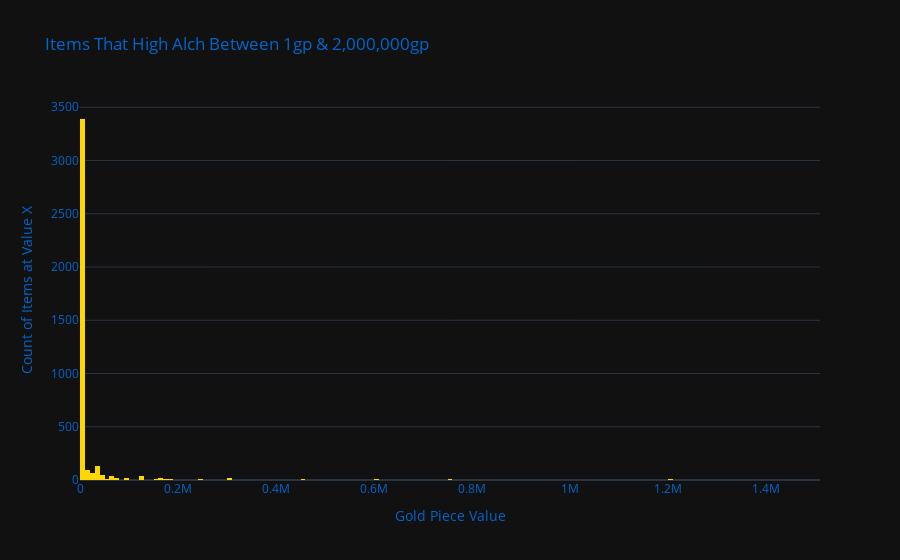

Write notebook code for a chart like this one.
### Markdown cell above
A majority of the items are 10,00gp or else. Next, I want to see the High Alchemy column.

### Code cell
ha_mask = tpose_df[(tpose_df["highalch"] >0) & (tpose_df["highalch"] < 2000000)]
ha_graph = px.histogram(x=ha_mask["highalch"],
                        labels={'x':"Gold Piece Value"}, 
                        title="Items That High Alch Between 1gp & 2,000,000gp",
                        template = "plotly_dark")
ha_graph.update_yaxes(
    title="Count of Items at Value X"
)
ha_graph.update_layout(
    title_font_color="#0066cc",
    font_color="#0066cc"
)
ha_graph.update_traces(marker={"color":"gold"})

### Figure 1 — Plotly figure (JSON) as saved in the notebook; plotly's stock layout.template omitted (floating-point values rounded to 4 significant figures; data arrays with more than 128 entries replaced by an {"elided": "..."} marker saying what was removed)
{"data": [{"alignmentgroup": "True", "bingroup": "x", "hovertemplate": "Gold Piece Value=%{x}<br>count=%{y}<extra></extra>", "legendgroup": "", "marker": {"color": "gold", "pattern": {"shape": ""}}, "name": "", "offsetgroup": "", "orientation": "v", "showlegend": false, "type": "histogram", "x": {"elided": "3970 int values"}, "xaxis": "x", "yaxis": "y"}], "layout": {"barmode": "relative", "font": {"color": "#0066cc"}, "legend": {"tracegroupgap": 0}, "title": {"font": {"color": "#0066cc"}, "text": "Items That High Alch Between 1gp & 2,000,000gp"}, "xaxis": {"anchor": "y", "domain": [0, 1], "title": {"text": "Gold Piece Value"}}, "yaxis": {"anchor": "x", "domain": [0, 1], "title": {"text": "Count of Items at Value X"}}}}
